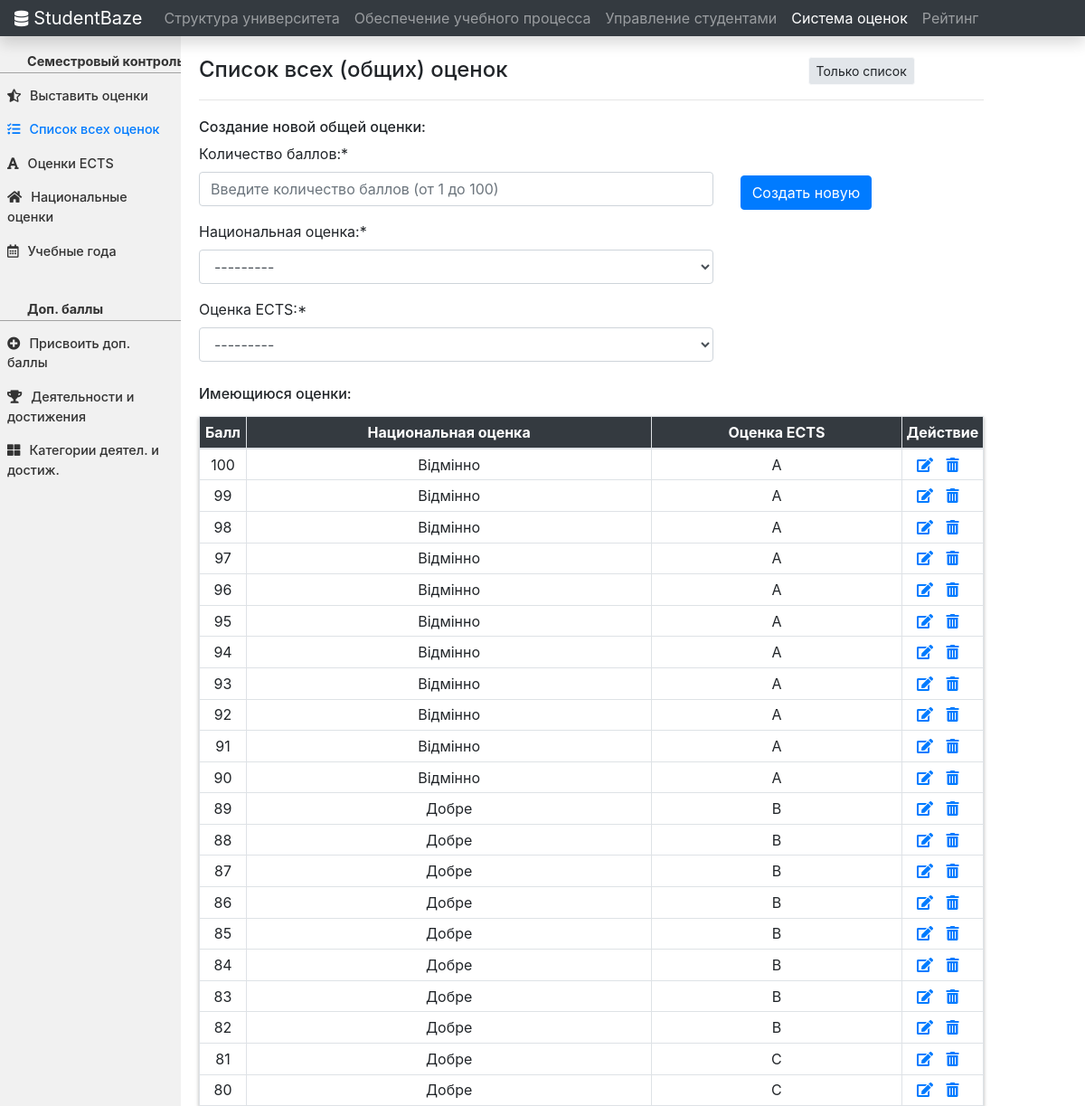
Page /marks_system/general_marks/ on the committed database.
### marks_system/models.py (models this page shows, shortened)
class AllEctsMakrs(models.Model):
    ects_mark = models.CharField(max_length=2, unique=True)
    def __str__(self):
        return self.ects_mark

class AllMarksList(models.Model):
    mark = models.IntegerField(validators=[MinValueValidator(1), MaxValueValidator(100)], unique=True)
    national_mark = models.ForeignKey(AllNationalMarks, on_delete=models.CASCADE)
    ects_mark = models.ForeignKey(AllEctsMakrs, on_delete=models.CASCADE)

class AllNationalMarks(models.Model):
    national_mark_ukr = models.CharField(max_length=30, unique=True)
    national_mark_rus = models.CharField(max_length=20, unique=True)
    national_mark_ukr_short = models.CharField(max_length=30, unique=True)
    national_mark_rus_short = models.CharField(max_length=20, unique=True)
    def __str__(self):
        return self.national_mark_ukr

### marks_system/views.py (the view, shortened to what this page needs)
# urls.py: path('general_marks/', GeneralMarksView.as_view(), name = 'general-marks'),
class GeneralMarksView(View):
    form_class = GeneralMarkCreationForm
    template_name = 'mark_system/general_marks.html'
    def get(self, request, *args, **kwargs):
        form = GeneralMarkCreationForm()
        context= {'general_marks': AllMarksList.objects.all(),
                    'form' : form}
        return render(request, self.template_name, context)

### marks_system/forms.py
class GeneralMarkCreationForm(forms.ModelForm):
    def __init__(self, *args, **kwargs):
        super(GeneralMarkCreationForm, self).__init__(*args, **kwargs)
        self.fields['mark'].label = "Количество баллов:"
        self.fields['mark'].widget.attrs['placeholder'] = "Введите количество баллов (от 1 до 100)"
        self.fields['national_mark'].label = "Национальная оценка:"
        self.fields['ects_mark'].label = "Оценка ECTS:"
    class Meta:
        model = AllMarksList
        fields = ['mark' , 'national_mark', 'ects_mark']

### marks_system/templates/mark_system/general_marks.html (shortened to what this page needs)
{% extends "home/base.html" %}
{% block navitems %}
<li class="nav-item">
  <a class="nav-link" href="{% url 'facinst-start-redirect' %}" id="nav-link-1">Структура университета</a>
</li>
<li class="nav-item">
  <a class="nav-link" href="{% url 'eduplanning-start-redirect' %}" id="nav-link-2">Обеспечение учебного процесса</a>
</li>
<li class="nav-item">
  <a class="nav-link" href="{% url 'groups' %}">Управление студентами</a>
</li>
<li class="nav-item">
  <a class="nav-link active" href="{% url 'marks-system-start-redirect' %}">Система оценок</a>
</li>
<li class="nav-item">
  <a class="nav-link" href="{% url 'rating-start-redirect' %}">Рейтинг</a>
</li>
{% endblock %}
{% block content %} {% load crispy_forms_tags %}
<div class="container-fluid">
  <div class="row">
    <div class="col-md-2 sidebar">
      <div class="sideBarContent">
        <div class="marks_side_bar">
          <hr class="hr_marks_side_bar">
          <p class="extra_marks_text"><strong>Семестровый контроль</strong></p>
          <div class="upper">
            <a href="{% url 'set-marks-to-group-select' %}"><i class="fas fa-star-half-alt icon"></i>Выставить оценки</a>
            <a class="active" href="{% url 'general-marks' %}"><i class="fas fa-tasks icon"></i>Список всех оценок</a>
            <a href="{% url 'ects-marks' %}"><i class="fas fa-font icon"></i>Оценки ECTS</a>
            <a href="{% url 'national-marks' %}"><i class="fas fa-home icon"></i>Национальные оценки</a>
            <a href="{% url 'educational-years' %}"><i class="far fa-calendar-alt icon"></i>Учебные года</a>
          </div>
          <hr class="hr_marks_side_bar">
          <p class="extra_marks_text"><strong>Доп. баллы</strong></p>
          <div class="upper">
            <a href="{% url 'extra-marks-choose-student' %}"><i class="fas fa-plus-circle icon"></i>Присвоить доп. баллы</a>
            <a href="{% url 'extra-marks-activities' %}"><i class="fas fa-trophy icon"></i>Деятельности и достижения</a>
            <a href="{% url 'extra-marks-activity-categories' %}"><i class="fas fa-th-large icon"></i>Категории деятел. и достиж.</a>
          </div>
        </div>
      </div>
    </div>
    <div class="col-md-9 content">
      <div class="row">
        <div class="col-md-9">
          <h4>Список всех (общих) оценок</h4>
        </div>
        <div class="col-md-3">
          <button id="hideFormButton" type="button" class="btn btn-light btn-sm hideButton">Только список</button>
        </div>
      </div>
      <hr style="margin: 10px 0px 20px;">
      <div id="formToHide">
      <h6>Создание новой общей оценки:</h6>
      <div class="row">
        <div class="col-md-8">
          <form method="post">
            {% csrf_token %} {{ form|crispy }}
        </div>
        <div class="col-md-3">
          <div class="form-group regbutton">
            <button class="btn btn-primary" type="submit" name="button" style="margin-top: 36px;">Создать новую</button>
          </div>
        </div>
      </div>
      </div>
      <h6 style=" margin: 10px 0px 15px;">Имеющиюся оценки:</h6>
      <table class="table table-sm table-bordered">
        <thead class="mythead">
          <tr>
            <th width="6%" class="text-center" scope="col">Балл</th>
            <th class="text-center" scope="col">Национальная оценка</th>
            <th class="text-center" scope="col">Оценка ECTS</th>
            <th width="10%" class="text-center" scope="col">Действие</th>
          </tr>
        </thead>
        <tbody>
          {% for general_mark in general_marks%}
          <tr>
            <td align="center">{{ general_mark.mark }}</td>
            <td align="center">{{ general_mark.national_mark.national_mark_ukr }}</td>
            <td align="center">{{ general_mark.ects_mark }}</td>
            <td width="10%" align="center">
              <a class="" href="/marks_system/general_marks/edit{{ general_mark.id }}"><i class="fas fa-edit icon"></i></a>
              <a class="" href="#" data-toggle="modal" data-target="#modalDelete{{ general_mark.id }}"><i class="fas fa-trash-alt icon"></i></a>
            </td>
          </tr>
          {% endfor %}
        </tbody>
      </table>
    </div>
  </div>
</div>
{% endblock content %}

### home/static/home/main.css (style rules this page uses)
.sidebar { margin: 0; padding: 0; width: 300px; background-color: #f1f1f1; position: fixed; height: 100%; overflow: auto; font-size: .900rem; }
.sideBarContent { margin-top: 5px; }
.sidebar a { display: block; color: #333; padding: 8px; text-decoration: none; font-weight: 500; }
.sidebar a.active { color: #007bff; }
.icon { margin-right: 10px; }
@media screen and (min-width: 1025px) { div.content { margin-top: 22px; margin-left: 17%; padding: 1px 16px; height: 1000px; } }
.hideButton { background-color: #e2e6ea; }
.mythead { color: white; background-color: #343a40 !important; }
.table thead th { vertical-align: middle; }
.table td { vertical-align: middle; }
.extra_marks_text { margin-bottom: 10px; position: relative; left: 30px; bottom: 40px; color: #333333; font-size: 14.4px; font-weight: 500; line-height: 21.6px; }
.upper { position: relative; bottom: 42px; }
.marks_side_bar { margin-top: 40px; }
.hr_marks_side_bar { color: #b4b4b4; background-color: #b4b4b4; }
table { box-shadow:0px 2px 4px rgba(0, 0, 0, 0.3); }

### rows in the picture
AllEctsMakrs: ects_mark "---------"
AllMarksList: mark "100", national_mark.national_mark_ukr "Відмінно", ects_mark "A"
AllMarksList: mark "99", national_mark.national_mark_ukr "Відмінно", ects_mark "A"
AllMarksList: mark "98", national_mark.national_mark_ukr "Відмінно", ects_mark "A"
AllMarksList: mark "97", national_mark.national_mark_ukr "Відмінно", ects_mark "A"
AllMarksList: mark "96", national_mark.national_mark_ukr "Відмінно", ects_mark "A"
AllMarksList: mark "95", national_mark.national_mark_ukr "Відмінно", ects_mark "A"
AllMarksList: mark "94", national_mark.national_mark_ukr "Відмінно", ects_mark "A"
AllMarksList: mark "93", national_mark.national_mark_ukr "Відмінно", ects_mark "A"
AllMarksList: mark "92", national_mark.national_mark_ukr "Відмінно", ects_mark "A"
AllMarksList: mark "91", national_mark.national_mark_ukr "Відмінно", ects_mark "A"
AllMarksList: mark "90", national_mark.national_mark_ukr "Відмінно", ects_mark "A"
AllMarksList: mark "89", national_mark.national_mark_ukr "Добре", ects_mark "B"
AllMarksList: mark "88", national_mark.national_mark_ukr "Добре", ects_mark "B"
AllMarksList: mark "87", national_mark.national_mark_ukr "Добре", ects_mark "B"
AllMarksList: mark "86", national_mark.national_mark_ukr "Добре", ects_mark "B"
AllMarksList: mark "85", national_mark.national_mark_ukr "Добре", ects_mark "B"
AllMarksList: mark "84", national_mark.national_mark_ukr "Добре", ects_mark "B"
AllMarksList: mark "83", national_mark.national_mark_ukr "Добре", ects_mark "B"
AllMarksList: mark "82", national_mark.national_mark_ukr "Добре", ects_mark "B"
AllMarksList: mark "81", national_mark.national_mark_ukr "Добре", ects_mark "C"
AllMarksList: mark "80", national_mark.national_mark_ukr "Добре", ects_mark "C"
